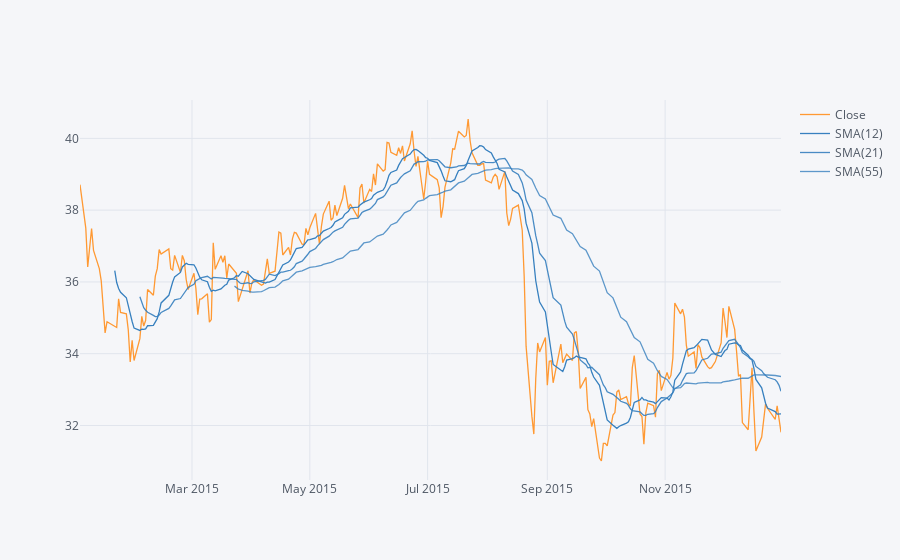

The notebook cell this image was saved under:
### Markdown cell above
** Use .ta_plot(study='sma') to create a Simple Moving Averages plot of Morgan Stanley for the year 2015.**

### Code cell
MS['Close'].loc['2015-01-01':'2016-01-01'].ta_plot(study='sma',periods=[12,21,55],title='Simple Moving Averages')

### Figure 1 — Plotly figure (JSON) as saved in the notebook; plotly's stock layout.template omitted (floating-point values rounded to 4 significant figures; data arrays with more than 128 entries replaced by an {"elided": "..."} marker saying what was removed)
{"data": [{"line": {"color": "rgba(255, 153, 51, 1.0)", "dash": "solid", "shape": "linear", "width": 1.3}, "mode": "lines", "name": "Close", "text": "", "type": "scatter", "x": {"elided": "252 str values"}, "y": {"elided": "252 float values"}}, {"line": {"color": "rgba(55, 128, 191, 1.0)", "dash": "solid", "shape": "linear", "width": 1.3}, "mode": "lines", "name": "SMA(12)", "text": "", "type": "scatter", "x": {"elided": "252 str values"}, "y": {"elided": "252 mixed values"}}, {"line": {"color": "rgba(55, 128, 191, 0.8999999999999999)", "dash": "solid", "shape": "linear", "width": 1.3}, "mode": "lines", "name": "SMA(21)", "text": "", "type": "scatter", "x": {"elided": "252 str values"}, "y": {"elided": "252 mixed values"}}, {"line": {"color": "rgba(55, 128, 191, 0.7999999999999998)", "dash": "solid", "shape": "linear", "width": 1.3}, "mode": "lines", "name": "SMA(55)", "text": "", "type": "scatter", "x": {"elided": "252 str values"}, "y": {"elided": "252 mixed values"}}], "layout": {"legend": {"bgcolor": "#F5F6F9", "font": {"color": "#4D5663"}}, "paper_bgcolor": "#F5F6F9", "plot_bgcolor": "#F5F6F9", "title": {"font": {"color": "#4D5663"}}, "xaxis": {"gridcolor": "#E1E5ED", "showgrid": true, "tickfont": {"color": "#4D5663"}, "title": {"font": {"color": "#4D5663"}, "text": ""}, "zerolinecolor": "#E1E5ED"}, "yaxis": {"gridcolor": "#E1E5ED", "showgrid": true, "tickfont": {"color": "#4D5663"}, "title": {"font": {"color": "#4D5663"}, "text": ""}, "zerolinecolor": "#E1E5ED"}}}
